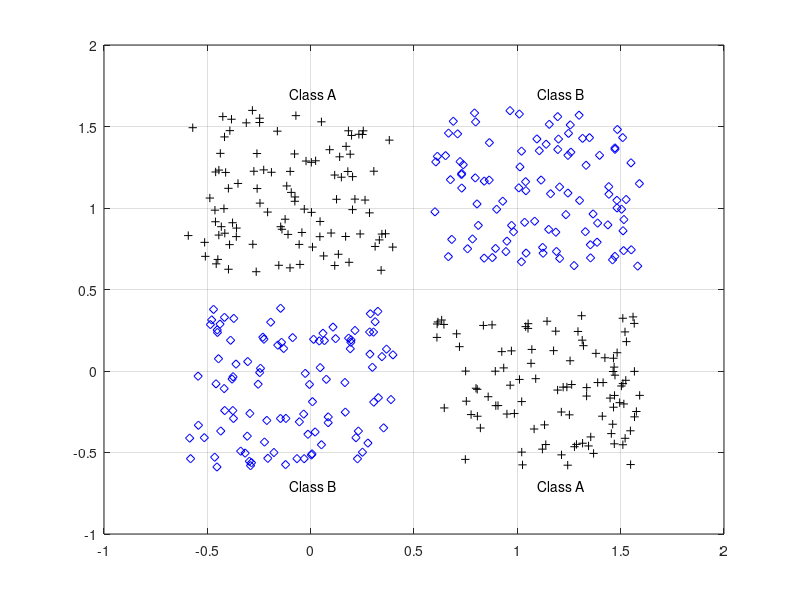

This chart was generated by the following MATLAB code: (Note: this script raises an error after producing the figure.)

%Define 4 clusters of input data
close all, clear all, clc, format compact
% number of samples of each class
K = 100;
% define 4 clusters of input data
q = .6; % offset of classes
A = [rand(1,K)-q; rand(1,K)+q];
B = [rand(1,K)+q; rand(1,K)+q];
C = [rand(1,K)+q; rand(1,K)-q];
D = [rand(1,K)-q; rand(1,K)-q];
% plot clusters
figure(1)
plot(A(1,:),A(2,:),'k+')
hold on
grid on
plot(B(1,:),B(2,:),'bd')
plot(C(1,:),C(2,:),'k+')
plot(D(1,:),D(2,:),'bd')
% text labels for clusters
text(.5-q,.5+2*q,'Class A')
text(.5+q,.5+2*q,'Class B')
text(.5+q,.5-2*q,'Class A')
text(.5-q,.5-2*q,'Class B')

%Define output coding for XOR problem
% encode clusters a and c as one class, and b and d as another class
a = -1; % a | b
c = -1; % -------
b = 1; % d | c
d = 1; %

%Prepare inputs & outputs for network training
% define inputs (combine samples from all four classes)
P = [A B C D];
% define targets
T = [repmat(a,1,length(A)) repmat(b,1,length(B)) ...
 repmat(c,1,length(C)) repmat(d,1,length(D)) ];
% view inputs |outputs
%[P' T']

%Create and train a multilayer perceptron
% create a neural network
net = feedforwardnet(2);
% train net
net.divideParam.trainRatio = 1; % training set [%]
net.divideParam.valRatio = 0; % validation set [%]
net.divideParam.testRatio = 0; % test set [%]
net.layers{1}.transferFcn = 'tansig';
% train a neural network
[net,tr,Y,E] = train(net,P,T);
% show network
view(net)

%plot targets and network response to see how good the network learns the data
figure(2)
plot(T','linewidth',2)
hold on
plot(Y','r--')
grid on
legend('Targets','Network response','location','best')
ylim([-1.25 1.25])

%Plot classification result for the complete input space
% generate a grid
span = -1:.005:2;
[P1,P2] = meshgrid(span,span);
pp = [P1(:) P2(:)]';
% simulate neural network on a grid
aa = net(pp);
% translate output into [-1,1]
%aa = -1 + 2*(aa>0);
% plot classification regions
figure(1)
mesh(P1,P2,reshape(aa,length(span),length(span))-5);
colormap cool
